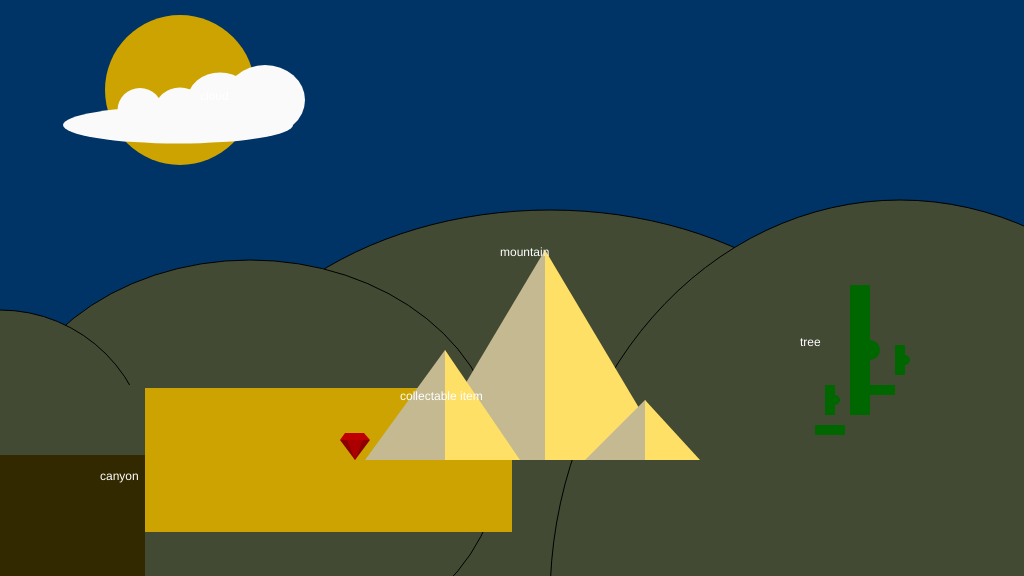
Frame 1 (no input)
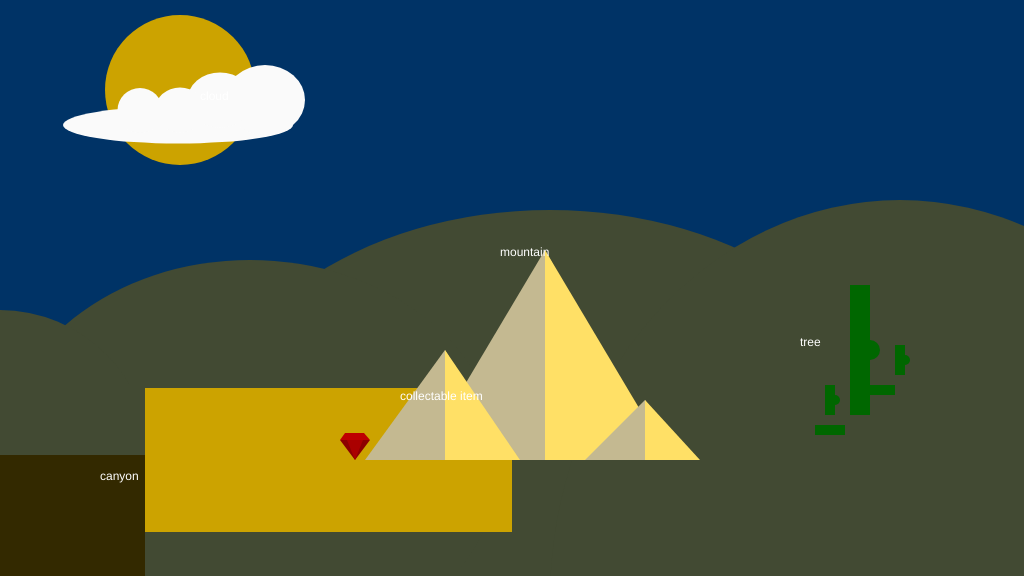
Frame 60 (no input)
Frame 120 (the mouse pressed at the canvas centre since frame 60): identical to frame 60, image omitted

The p5.js sketch that drew these frames (run headless with seeded random() and noise() and a simulated clock; from frame 60 on, the mouse is pressed at the canvas centre):

// p5.js sketch
// ── sketch.js
/*

The Game Project

1 - Background Scenery

Use p5 drawing functions such as rect, ellipse, line, triangle and
point to draw the scenery as set out in the code comments. The items
should appear next to the text titles.

Each bit of scenery is worth two marks:

0 marks = not a reasonable attempt
1 mark = attempted but it's messy or lacks detail
2 marks = you've used several shape functions to create the scenery

I've given titles and chosen some base colours, but feel free to
imaginatively modify these and interpret the scenery titles loosely to
match your game theme.


WARNING: Do not get too carried away. If you're shape takes more than 5 lines
of code to draw then you've probably over done it.


*/


function setup()
{
	createCanvas(1024, 576);
    frameRate(50);
    rectMode(CENTER);
}

function draw()
{
	background(0, 51, 102); //fill the sky blue

    fill(66,74,51)
    ellipse(550,460,700,500)
    ellipse(250,460,500,400)
    ellipse(900,600,700,800)
    ellipse(0,460,300,300)
   
	noStroke();
	fill(204, 163, 0);
	rect(0, 460, 1024, 144); //draw some green ground
    
    
    ellipse(180,90,150,150)
    
   

	//1. a cloud in the sky
    fill(250,250,250);
	ellipse(178,125,230,37);
    ellipse(265,100,80,70);
    ellipse(220,100,65,55)
    ellipse(180,110,50,45)
    ellipse(140,110.45,45)
   
    
    
    
    

	noStroke();
	fill(255);
	text("cloud", 200, 100);

	//2. a mountain in the distance
    //m1-1
	fill(196,185,145);
    triangle(545,250,420,460,660,460);
    //m1-2
    fill(255, 224, 102);
    triangle(545,250,545,460,670,460);
    
    //m2-1
    fill(196,185,145);
    triangle(445,350,365,460,510,460);
    //m2-2
    fill(255, 224, 102);
    triangle(445,350,445,460,520,460);
    
    //m3-1
    fill(196,185,145);
    triangle(645,400,585,460,690,460);
    //m3-2
    fill(255, 224, 102);
    triangle(645,400,645,460,700,460);
    

	noStroke();
	fill(255);
	text("mountain", 500, 256);
    

	//3. a tree
    fill(0, 103, 0)
    ellipse(870,350,20,20)
    ellipse(835,400,10,10)
    ellipse(905,360,10,10)
    rect(860,350,20,130)
    rect(830,430,30,10)
    rect(880,390,30,10)
    rect(900,360,10,30)
    rect(830,400,10,30)
	noStroke();
	fill(255);
	text("tree", 800, 346);

	//4. a canyon
	//NB. the canyon should go from ground-level to the bottom of the screen
     fill(66,74,51);
	rect(70,460,150,150);
    fill(51, 41, 0);
    rect(70,530,150,150);
	noStroke();
	fill(255);
	text("canyon", 100, 480);

	//5. a collectable token - eg. a jewel, fruit, coins
    
    strokeWeight(4);
    
    fill(140,0,0);
    triangle(355,460,340,440,370,440);
    
    
    fill(170,0,0);
    triangle(355,460,363,440,347,440)
    
    
    fill(190,0,0);
    quad(340,440,370,440,364,433,345,433)
    
    
    

	noStroke();
	fill(255);
	text("collectable item", 400, 400);
}
